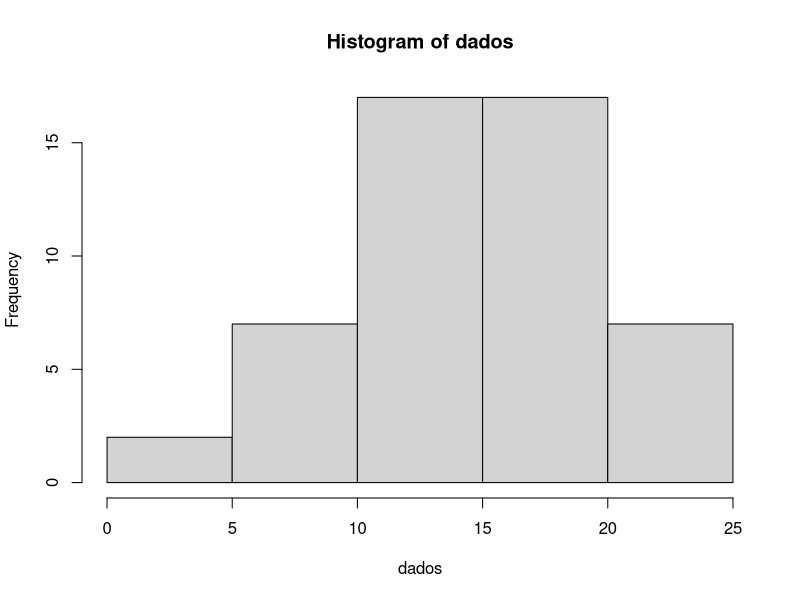
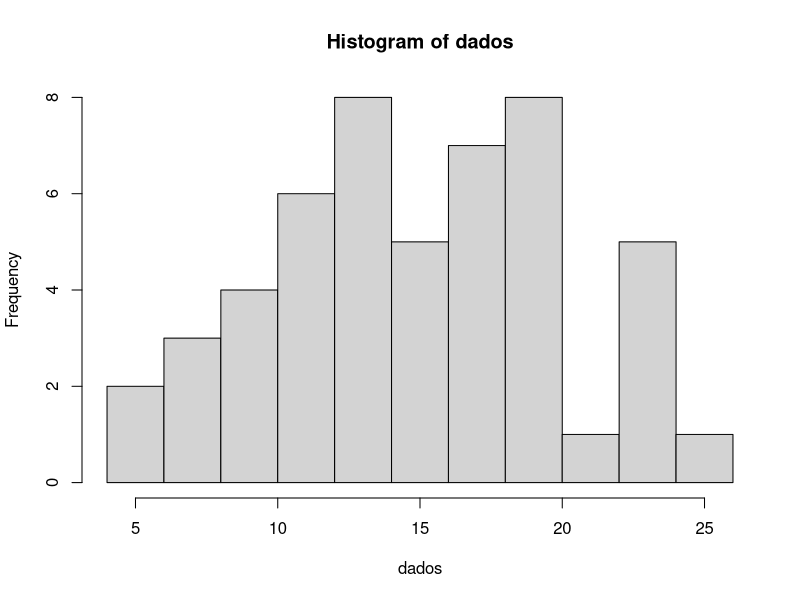
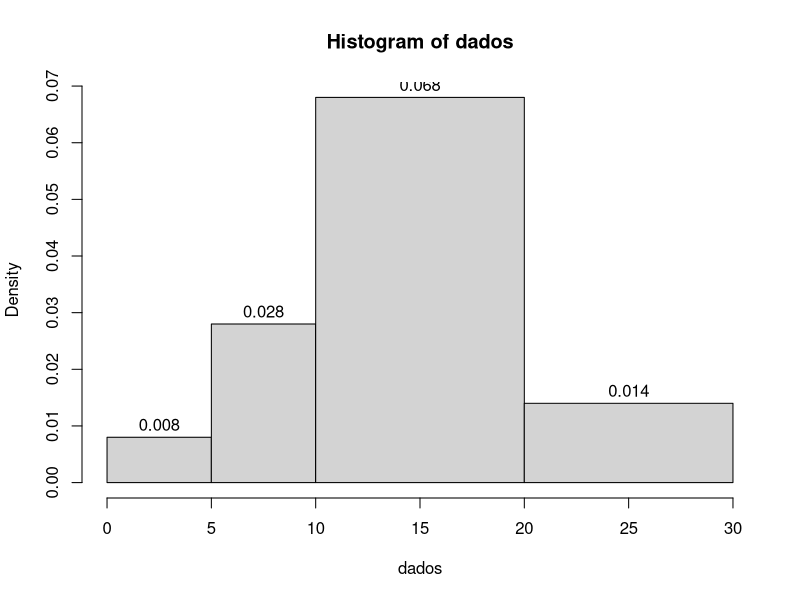
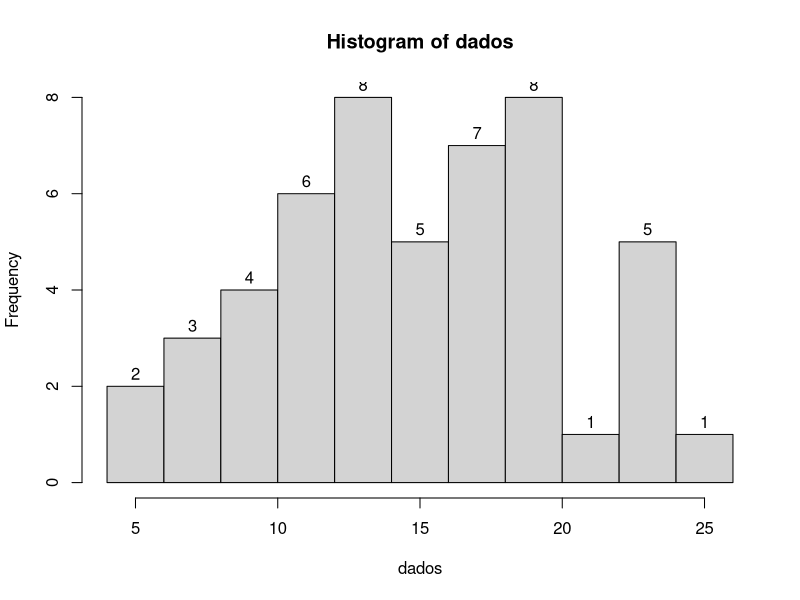
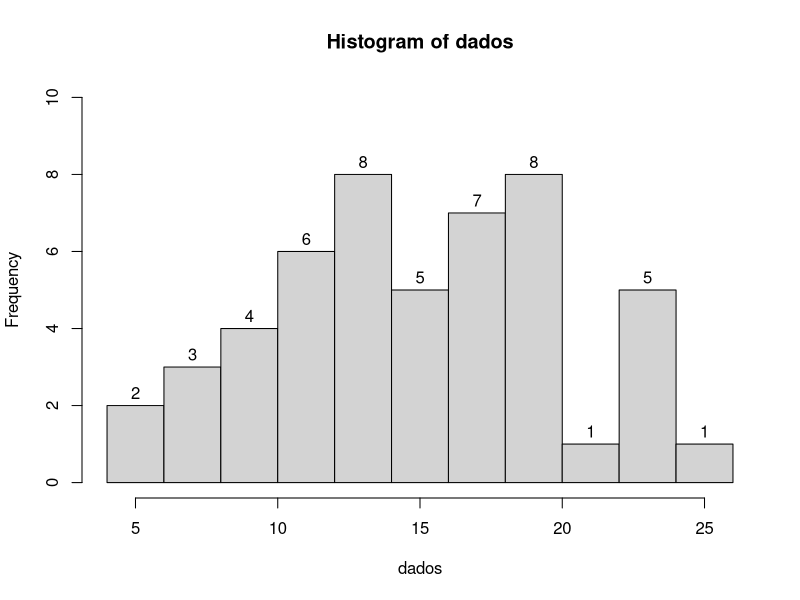
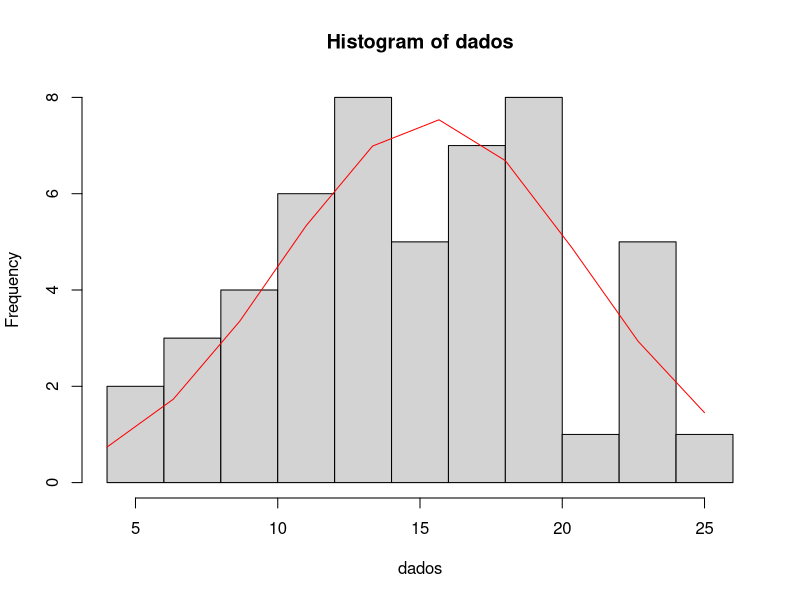

Reproduce these figures in R, in order.
# Histogramas

# Obs: Caso tenha problemas com a acentuação, consulte este link:
# https://support.rstudio.com/hc/en-us/articles/200532197-Character-Encoding

# Configurando o diretório de trabalho
# Coloque entre aspas o diretório de trabalho que você está usando no seu computador
# Não use diretórios com espaço no nome
setwd("Z:/Dropbox/DSA/BigDataAnalytics-R-Azure/Cap03")
getwd()

?hist
?cars


# Definindo os dados
dados = cars$speed

# Construindo um histograma
hist(dados)
?hist

# Conforme consta no help, o parâmetro breaks pode ser um dos itens abaixo:
# Um vetor para os pontos de quebra entre as células do histograma
# Uma função para calcular o vetor de breakpoints
# Um único número que representa o número de células para o histograma
# Uma cadeia de caracteres que nomeia um algoritmo para calcular o número de células 
# Uma função para calcular o número de células.
hist(dados, breaks = 10)
hist(dados, labels = T, breaks = c(0,5,10,20,30))
hist(dados, labels = T, breaks = 10)
hist(dados, labels = T, ylim = c(0,10), breaks = 10)


# Adicionando linhas ao histograma
hey = hist(dados, breaks = 10)
xaxis = seq(min(dados), max(dados), length = 10)
yaxis = dnorm(xaxis, mean = mean(dados), sd = sd(dados))
yaxis = yaxis*diff(hey$mids)*length(dados)

lines(xaxis, yaxis, col = "red")



